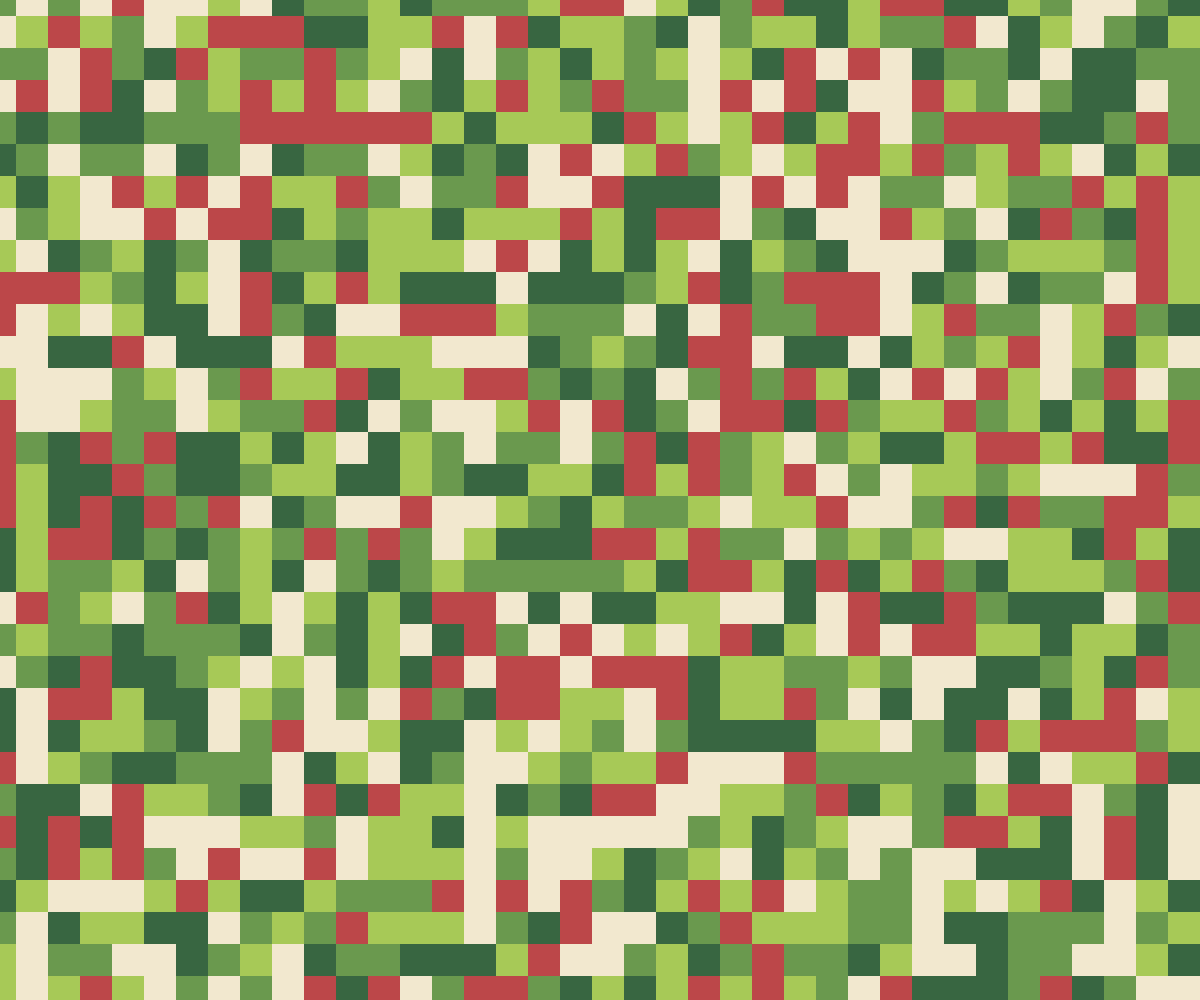
Frame 1 (no input)
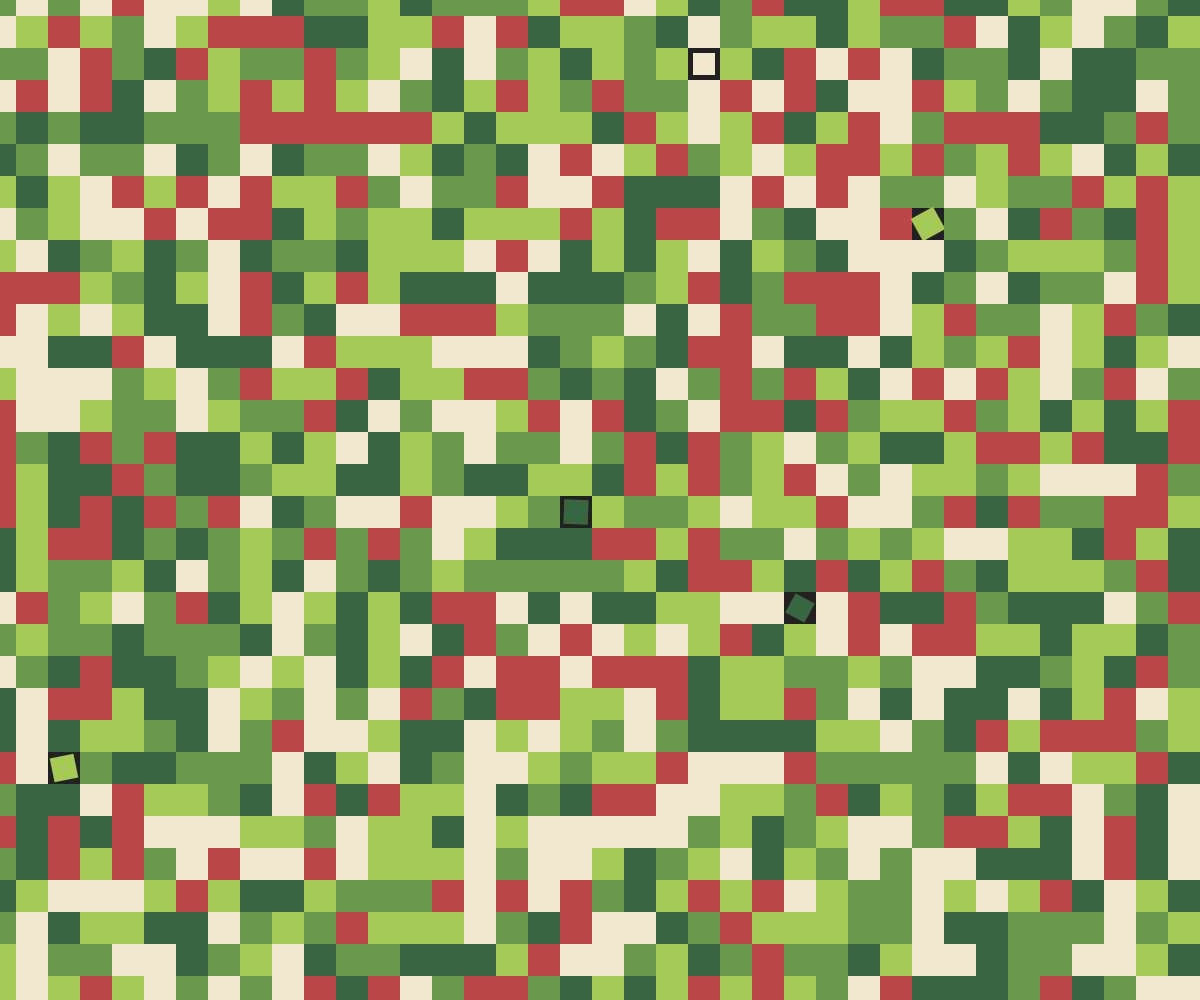
Frame 60 (no input)
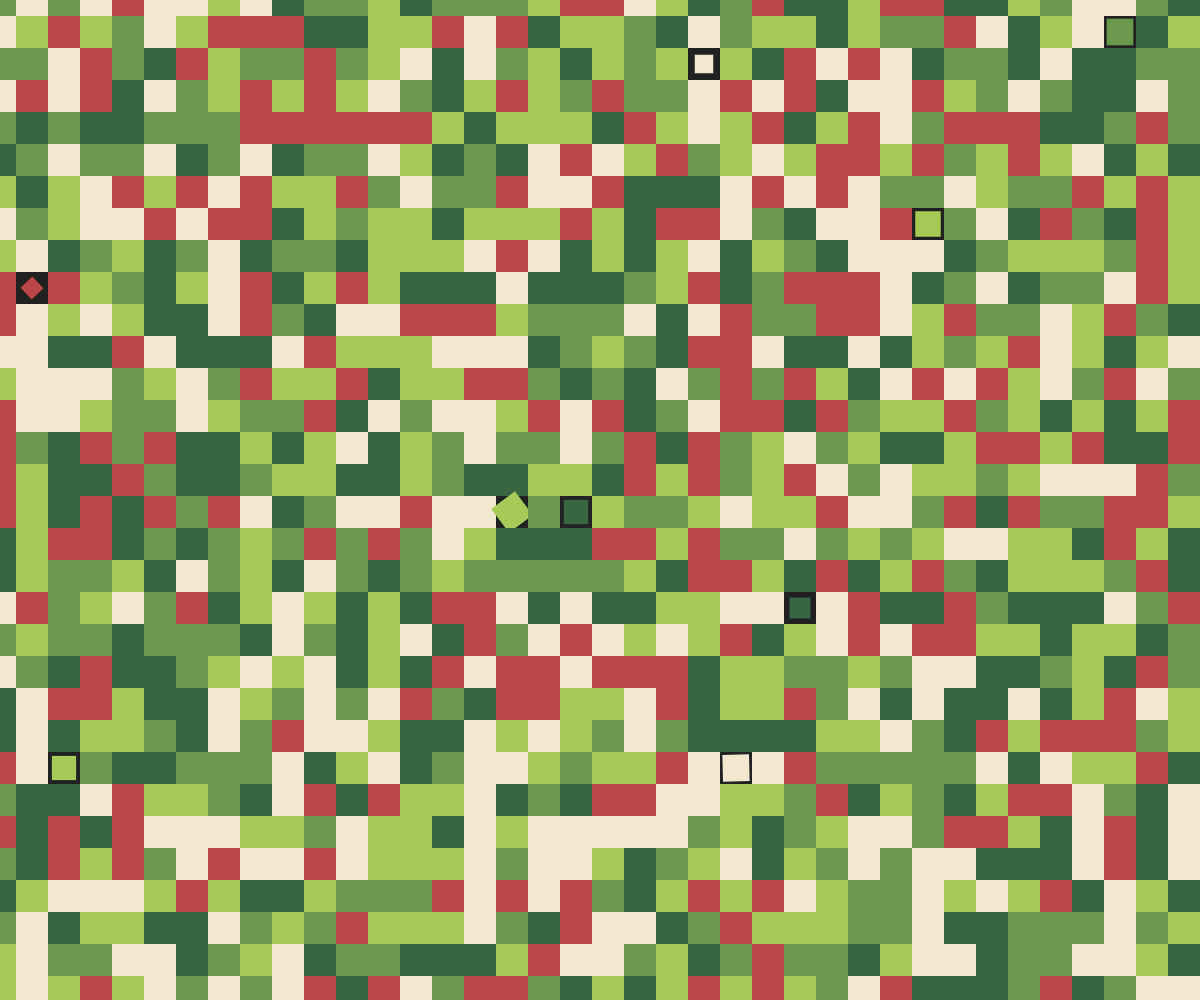
Frame 120 (the mouse pressed at the canvas centre since frame 60)

The p5.js sketch that drew these frames (run headless with seeded random() and noise() and a simulated clock; from frame 60 on, the mouse is pressed at the canvas centre):

// p5.js sketch
// ── sketch.js
"use strict";
//==========
// p5.js

const COLORS  = ["#A7C957", "#F2E8CF", "#386641", "#6A994E", "#BC4749"];
let boxes = [];

function setup(){
	createCanvas(windowWidth, windowHeight);
	rectMode(CENTER);
	angleMode(DEGREES);
	frameRate(24);
	noStroke();

	let size = 32;
	let rows = height / size + 1;
	let cols = width / size + 1;

	for(let r=0; r<rows; r++){
		for(let c=0; c<cols; c++){
			let x = c*size;
			let y = r*size;
			let box = new Box(x, y, size);
			boxes.push(box);
		}
	}

	choiseOne(1000);
}

function draw(){
	background(33);

	for(let box of boxes) box.draw();
}

function choiseOne(mil){
	setTimeout(()=>{
		let i = floor(boxes.length * random());
		boxes[i].startRotate();
		choiseOne(random()*1000);
	}, mil);
}

class Box{

	constructor(x, y, s){
		this._x = x;
		this._y = y;
		this._s = s;
		this._crtS = s;
		this._dstS = s;
		this._crtR = 0;
		this._dstR = 0;
		this.changeColor();
	}

	changeColor(){
		this._c = color(COLORS[floor(random()*COLORS.length)]);
	}

	startRotate(){
		this._dstS = this._s * (0.5+random()*0.5);
		this._dstR = 360 - 90 * floor(random(8));
	}

	draw(){
		fill(this._c);
		push();
		translate(this._x, this._y);
		rotate(this._crtR);
		square(0, 0, this._crtS);
		pop();

		let distS = this._dstS - this._crtS;
		if(1 < abs(distS)){
			this._crtS += distS / 5;
		}else{
			this._crtS = this._dstS;
		}

		let distR = this._dstR - this._crtR;
		if(1 < abs(distR)){
			this._crtR += distR / 10;
		}else{
			this._crtR = 0;
			this._dstR = 0;
		}
	}
}
